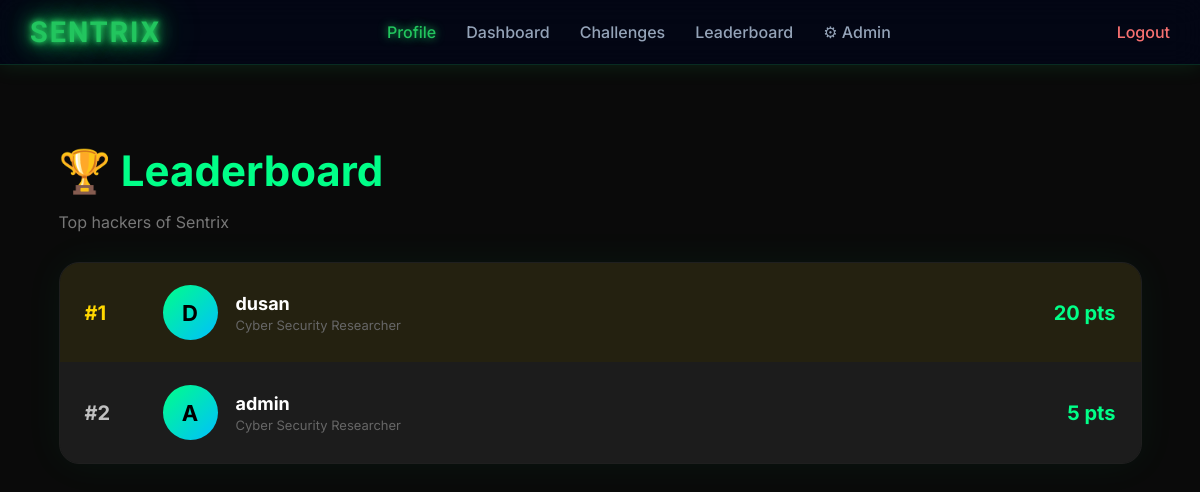
Screenshot of /public/leaderboard.php (signed in) with the database file from the repository.
### tables this page shows
CREATE TABLE `users` (
  `id` int(11) NOT NULL,
  `username` varchar(50) DEFAULT NULL,
  `password` varchar(255) DEFAULT NULL,
  `score` int(11) DEFAULT 0,
  `created_at` timestamp NOT NULL DEFAULT current_timestamp(),
  `role` varchar(20) DEFAULT 'user'
);

### public/leaderboard.php (the view, shortened to what this page needs)
<?php
$db = new Database();
$conn = $db->connect();
$stmt = $conn->prepare("
    SELECT username, score
    FROM users
    ORDER BY score DESC
    LIMIT 50
");
$stmt->execute();
$users = $stmt->fetchAll(PDO::FETCH_ASSOC);
require_once __DIR__ . '/../views/header.php';
?>
<link rel="stylesheet" href="/Sentrix/css/leaderboard.css">
<div class="leaderboard-container">
    <div class="leaderboard-header">
        <h1>🏆 Leaderboard</h1>
        <p>
            Top hackers of Sentrix
        </p>
    </div>
    <div class="leaderboard-card">
        <?php foreach ($users as $index => $u): ?>
            <?php
                $rank = $index + 1;
                $rankClass = '';
                if ($rank == 1) $rankClass = 'gold';
                elseif ($rank == 2) $rankClass = 'silver';
                elseif ($rank == 3) $rankClass = 'bronze';
            ?>
            <div class="leaderboard-user <?= $rankClass ?>">
                <div class="left">
                    <div class="rank">
                        #<?= $rank ?>
                    </div>
                    <div class="avatar">
                        <?= strtoupper(substr($u['username'], 0, 1)) ?>
                    </div>
                    <div class="user-info">
                        <div class="username">
                            <?= htmlspecialchars($u['username']) ?>
                        </div>
                        <div class="subtitle">
                            Cyber Security Researcher
                        </div>
                    </div>
                </div>
                <div class="score">
                    <?= $u['score'] ?> pts
                </div>
            </div>
        <?php endforeach; ?>
    </div>
</div>
<?php require_once __DIR__ . '/../views/footer.php'; ?>

### css/style.css (style rules this page uses)
body { margin: 0; font-family: 'Inter', sans-serif; background: radial-gradient(circle at top, #0f172a, #020617); color: #e2e8f0; overflow-x: hidden; }

### css/leaderboard.css (style rules this page uses)
body { background: #0a0a0a; color: white; }
.leaderboard-container { width: 95%; max-width: 1100px; margin: 50px auto; }
.leaderboard-header { margin-bottom: 30px; }
.leaderboard-header h1 { font-size: 42px; margin-bottom: 10px; color: #00ff88; }
.leaderboard-header p { color: #777; font-size: 16px; }
.leaderboard-card { background: #111; border: 1px solid #1f1f1f; border-radius: 20px; overflow: hidden; box-shadow: 0 0 40px rgba(0,255,136,0.05); }
.leaderboard-user { display: flex; justify-content: space-between; align-items: center; padding: 22px 25px; border-bottom: 1px solid #1c1c1c; transition: 0.2s; }
.left { display: flex; align-items: center; gap: 18px; }
.rank { width: 60px; font-size: 20px; font-weight: bold; color: #666; }
.avatar { width: 55px; height: 55px; border-radius: 50%; background: linear-gradient(135deg, #00ff88, #00bfff); display: flex; justify-content: center; align-items: center; font-weight: bold; font-size: 22px; color: black; }
.user-info { display: flex; flex-direction: column; }
.username { font-size: 18px; font-weight: bold; }
.subtitle { color: #666; font-size: 13px; margin-top: 3px; }
.score { font-size: 20px; font-weight: bold; color: #00ff88; }
.gold { background: rgba(255,215,0,0.08); }
.silver { background: rgba(192,192,192,0.06); }
.gold .rank { color: gold; }
.silver .rank { color: silver; }

### rows the page displays
users: rank "1", username "D", username "dusan", score "20"
users: rank "2", username "A", username "admin", score "5"
